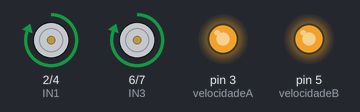
The sketch below on a simulated Arduino Uno, built with avr-gcc and run on an emulated ATmega328P. Parts: motor-driver pin pairs drawn as motors (green arrow = first pin HIGH = forward, orange = second pin HIGH = backward, longer = more drive), output pins drawn as LEDs (lit = HIGH).

Above: at 1.3 s.
At 8.67 s:
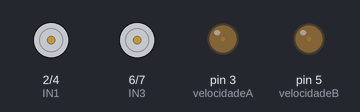
At 17.2 s:
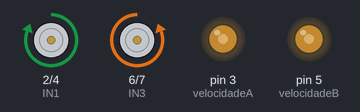
At 19.3 s:
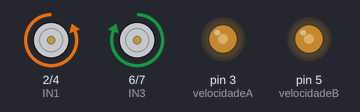
At 34.7 s:
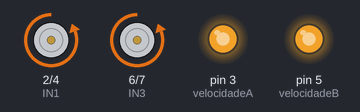
Timing chart, 0 to 40.0 s (numbered marks = the images above):
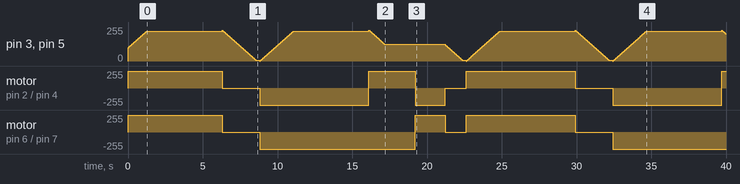

The sketch:

motores.ino
```cpp
/*MOTORES - OLHANDO O ROBO DE TRAS
 *
 * Motor Direito: IN1 (frente) e IN2 (volta)
 * Motor Esquerdo: IN3 (volta) e IN4 (frente)
 */

/*Pinagem do arduino*/
//motor A
int IN1 = 2; //Laranja - verde
int IN2 = 4; //Roxo - verde
int velocidadeA = 3;

//motor B
int IN3 = 6; //Marnrom - marrom
int IN4 = 7; //Cinza - cinza
int velocidadeB = 5;
//int pwmCurva = 50;

//variavel auxiliar
int velocidade = 100;

void setup()
{
  pinMode(IN1,OUTPUT);
  pinMode(IN2,OUTPUT);
  pinMode(IN3,OUTPUT);
  pinMode(IN4,OUTPUT);
  pinMode(velocidadeA,OUTPUT);
  pinMode(velocidadeB,OUTPUT);
  Serial.begin(115200);
}

void loop(){

/*Exemplo de velocidades no motor A*/

//Sentido 2
  ir_para_frente();
  delay(5000);
  parar();
  delay(200);
  ir_para_tras();
  delay(5000);
  girar_para_direita();
  delay(2000);
  girar_para_esquerda();
  delay(2000);
  parar();
  delay(200);


}
void ir_para_frente()
{
  digitalWrite(IN3,HIGH);
  digitalWrite(IN4,LOW);
  digitalWrite(IN1,HIGH);
  digitalWrite(IN2,LOW);
  //analogWrite(velocidadeA,120);
  //analogWrite(velocidadeB,120);

  //velocidade de 0 a 230(maximo)- FRENTE
  while (velocidade < 230){
  analogWrite(velocidadeB,velocidade);
  analogWrite(velocidadeA,velocidade);
  velocidade = velocidade + 5;
  delay(50);
  }
  delay(1);
}

void ir_para_tras()
{
  digitalWrite(IN3,LOW);
  digitalWrite(IN4,HIGH);
  digitalWrite(IN1,LOW);
  digitalWrite(IN2,HIGH);
  //analogWrite(velocidadeA,120);
  //analogWrite(velocidadeB,120);

  //velocidade de 0 a 230(maximo)- TRAS
  while (velocidade < 230){
  analogWrite(velocidadeB,velocidade);
  analogWrite(velocidadeA,velocidade);
  velocidade = velocidade + 5;
  delay(50);
  }
  delay(1);
}

void girar_para_direita()
{
  digitalWrite(IN3,LOW);
  digitalWrite(IN4,HIGH);
  digitalWrite(IN1,HIGH);
  digitalWrite(IN2,LOW);
  //analogWrite(velocidadeA,120);
  //analogWrite(velocidadeB,120);

  //velocidade de 230 a 120(minimo)- DIREITA
  while (velocidade > 120){
  analogWrite(velocidadeB,velocidade);
  analogWrite(velocidadeA,velocidade);
  velocidade = velocidade - 5;
  delay(50);
  }
  delay(1);
}

void girar_para_esquerda()
{
  digitalWrite(IN3,HIGH);
  digitalWrite(IN4,LOW);
  digitalWrite(IN1,LOW);
  digitalWrite(IN2,HIGH);
  //analogWrite(velocidadeA,120);
  //analogWrite(velocidadeB,120);

  //velocidade de 230 a 120(minimo)- ESQUERDA
  while (velocidade > 120){
  analogWrite(velocidadeB,velocidade);
  analogWrite(velocidadeA,velocidade);
  velocidade = velocidade - 5;
  delay(50);
  }
  delay(1);
}

void parar()
{
  analogWrite(IN1, LOW);
  analogWrite(IN4, LOW);
  analogWrite(IN3, LOW);
  analogWrite(IN2, LOW);
  //analogWrite(velocidadeA,0);
  //analogWrite(velocidadeB,0);

  //velocidade de 230 a 0 - PARAR
  while (velocidade > 0){
  analogWrite(velocidadeB,velocidade);
  analogWrite(velocidadeA,velocidade);
  velocidade = velocidade - 5;
  delay(50);
  }
  delay(1);
}
```

Measured:
- by itself, motor on pin 2 (IN1) / pin 4 (IN2): stopped → forward 255/255 at 0.00 s, → stopped 6.3 s later, → backward 255/255 2.5 s later, → forward 255/255 7.3 s later, … (10 changes in this stretch)
- by itself, motor on pin 6 (IN3) / pin 7 (IN4): stopped → forward 255/255 at 0.00 s, → stopped 6.3 s later, → backward 255/255 2.5 s later, → forward 255/255 10.4 s later, … (8 changes in this stretch)
